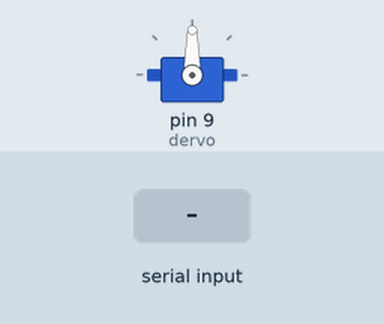
A sketch run on a simulated Arduino Uno, built with avr-gcc and run on an emulated ATmega328P. Shown: servo. Inputs (shaded band) come from the test bench. What the sketch prints to the serial monitor is not drawn.

Above: at 1.2 s.
1.3 s: "b" received over Serial
At 2.3 s:
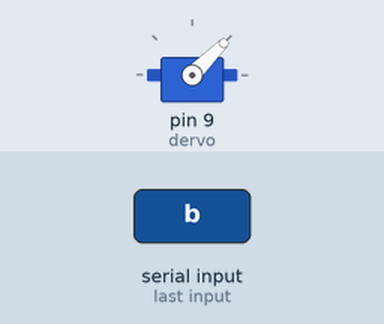
2.8 s: "a" received over Serial
At 3.4 s:
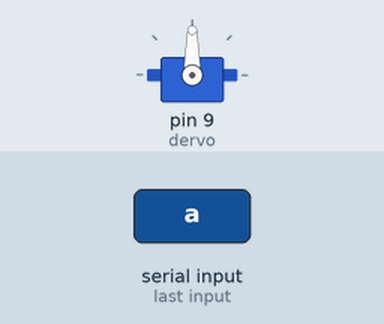
Timing chart, 0 to 5.8 s (numbered marks = the images above; inputs shaded):
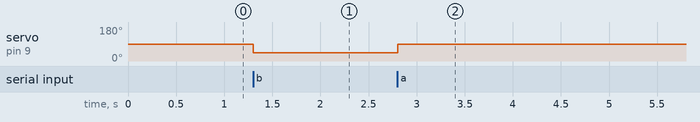

Measured:
- after the input at 1.3 s, servo on pin 9 (dervo): 90° → 45° at once
- after the input at 2.8 s, servo on pin 9 (dervo): 45° → 90° at once

The sketch:

practice_switch_statements_with_servo.ino
```cpp
/*

  practicing use of swtich statements

  everybody standclear i dont know what im doing

  want/needs

  want to turn servo from serial commands

  written by: brandon

*/

#include <Servo.h>  // ehhh


Servo dervo;

void setup()
{
  Serial.begin(115200);
  dervo.attach(9);  // servo input pin
}

void loop()
{
  if (dervo.read() != 0);
  Serial.println("if something pops before this its current servo position");  {
    int letsroll = Serial.read();
    switch (letsroll) {
      case 'a':
        dervo.write(90);
        Serial.println("servo moves 90");
        delay(100);// do something
        break;
      case 'b':
        dervo.write(45);
        Serial.println("servo moves 45");
        delay(100);// do something
        break;
    }
  }
}
```
